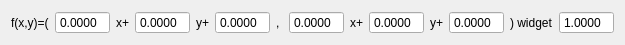
<?xml version="1.0" encoding="UTF-8"?>
<ui version="4.0">
 <class>TransformFunctionDisplay</class>
 <widget class="QWidget" name="TransformFunctionDisplay">
  <property name="geometry">
   <rect>
    <x>0</x>
    <y>0</y>
    <width>605</width>
    <height>43</height>
   </rect>
  </property>
  <property name="windowTitle">
   <string>Form</string>
  </property>
  <layout class="QHBoxLayout" name="horizontalLayout">
   <item>
    <widget class="QLabel" name="_label1">
     <property name="text">
      <string>f(x,y)=(</string>
     </property>
    </widget>
   </item>
   <item>
    <widget class="QDoubleSpinBox" name="doubleSpinBox">
     <property name="frame">
      <bool>true</bool>
     </property>
     <property name="buttonSymbols">
      <enum>QAbstractSpinBox::NoButtons</enum>
     </property>
     <property name="decimals">
      <number>4</number>
     </property>
    </widget>
   </item>
   <item>
    <widget class="QLabel" name="_label2">
     <property name="text">
      <string>x+</string>
     </property>
    </widget>
   </item>
   <item>
    <widget class="QDoubleSpinBox" name="doubleSpinBox_2">
     <property name="buttonSymbols">
      <enum>QAbstractSpinBox::NoButtons</enum>
     </property>
     <property name="decimals">
      <number>4</number>
     </property>
    </widget>
   </item>
   <item>
    <widget class="QLabel" name="_label3">
     <property name="text">
      <string>y+</string>
     </property>
    </widget>
   </item>
   <item>
    <widget class="QDoubleSpinBox" name="doubleSpinBox_3">
     <property name="buttonSymbols">
      <enum>QAbstractSpinBox::NoButtons</enum>
     </property>
     <property name="decimals">
      <number>4</number>
     </property>
    </widget>
   </item>
   <item>
    <widget class="QLabel" name="_label4">
     <property name="text">
      <string>, </string>
     </property>
    </widget>
   </item>
   <item>
    <widget class="QDoubleSpinBox" name="doubleSpinBox_4">
     <property name="buttonSymbols">
      <enum>QAbstractSpinBox::NoButtons</enum>
     </property>
     <property name="decimals">
      <number>4</number>
     </property>
    </widget>
   </item>
   <item>
    <widget class="QLabel" name="_label5">
     <property name="text">
      <string>x+</string>
     </property>
    </widget>
   </item>
   <item>
    <widget class="QDoubleSpinBox" name="doubleSpinBox_5">
     <property name="buttonSymbols">
      <enum>QAbstractSpinBox::NoButtons</enum>
     </property>
     <property name="decimals">
      <number>4</number>
     </property>
    </widget>
   </item>
   <item>
    <widget class="QLabel" name="_label6">
     <property name="text">
      <string>y+</string>
     </property>
    </widget>
   </item>
   <item>
    <widget class="QDoubleSpinBox" name="doubleSpinBox_6">
     <property name="buttonSymbols">
      <enum>QAbstractSpinBox::NoButtons</enum>
     </property>
     <property name="decimals">
      <number>4</number>
     </property>
    </widget>
   </item>
   <item>
    <widget class="QLabel" name="_label7">
     <property name="text">
      <string>) widget</string>
     </property>
    </widget>
   </item>
   <item>
    <widget class="QDoubleSpinBox" name="doubleSpinBox_widget">
     <property name="buttonSymbols">
      <enum>QAbstractSpinBox::NoButtons</enum>
     </property>
     <property name="decimals">
      <number>4</number>
     </property>
     <property name="value">
      <double>1.000000000000000</double>
     </property>
    </widget>
   </item>
  </layout>
 </widget>
 <resources/>
 <connections/>
</ui>
